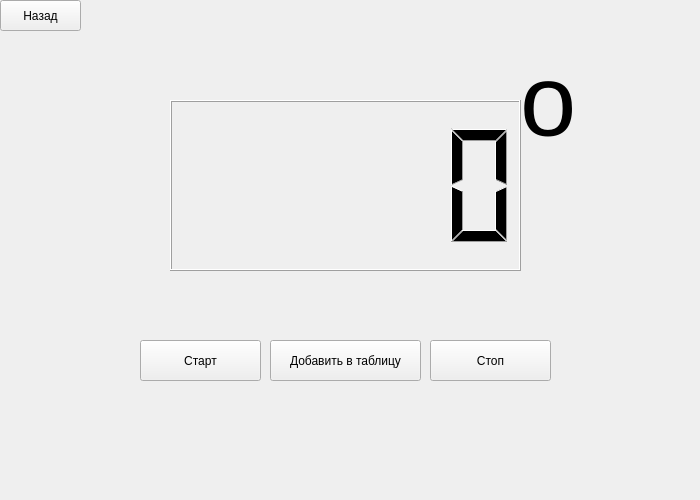
<?xml version="1.0" encoding="UTF-8"?>
<ui version="4.0">
 <class>temp_data</class>
 <widget class="QWidget" name="temp_data">
  <property name="geometry">
   <rect>
    <x>0</x>
    <y>0</y>
    <width>700</width>
    <height>500</height>
   </rect>
  </property>
  <property name="sizePolicy">
   <sizepolicy hsizetype="Fixed" vsizetype="Fixed">
    <horstretch>0</horstretch>
    <verstretch>0</verstretch>
   </sizepolicy>
  </property>
  <property name="minimumSize">
   <size>
    <width>700</width>
    <height>500</height>
   </size>
  </property>
  <property name="maximumSize">
   <size>
    <width>700</width>
    <height>500</height>
   </size>
  </property>
  <property name="windowTitle">
   <string>Form</string>
  </property>
  <widget class="QPushButton" name="back_button">
   <property name="geometry">
    <rect>
     <x>0</x>
     <y>0</y>
     <width>81</width>
     <height>31</height>
    </rect>
   </property>
   <property name="sizePolicy">
    <sizepolicy hsizetype="Expanding" vsizetype="Expanding">
     <horstretch>0</horstretch>
     <verstretch>0</verstretch>
    </sizepolicy>
   </property>
   <property name="text">
    <string>Назад</string>
   </property>
  </widget>
  <widget class="QLCDNumber" name="val">
   <property name="geometry">
    <rect>
     <x>170</x>
     <y>100</y>
     <width>351</width>
     <height>171</height>
    </rect>
   </property>
  </widget>
  <widget class="QPushButton" name="start">
   <property name="geometry">
    <rect>
     <x>140</x>
     <y>340</y>
     <width>121</width>
     <height>41</height>
    </rect>
   </property>
   <property name="text">
    <string>Старт</string>
   </property>
  </widget>
  <widget class="QPushButton" name="stop">
   <property name="geometry">
    <rect>
     <x>430</x>
     <y>340</y>
     <width>121</width>
     <height>41</height>
    </rect>
   </property>
   <property name="text">
    <string>Стоп</string>
   </property>
  </widget>
  <widget class="QLabel" name="label">
   <property name="geometry">
    <rect>
     <x>520</x>
     <y>50</y>
     <width>71</width>
     <height>101</height>
    </rect>
   </property>
   <property name="font">
    <font>
     <pointsize>76</pointsize>
    </font>
   </property>
   <property name="text">
    <string>о</string>
   </property>
  </widget>
  <widget class="QPushButton" name="add">
   <property name="geometry">
    <rect>
     <x>270</x>
     <y>340</y>
     <width>151</width>
     <height>41</height>
    </rect>
   </property>
   <property name="text">
    <string>Добавить в таблицу</string>
   </property>
  </widget>
 </widget>
 <resources/>
 <connections/>
</ui>
